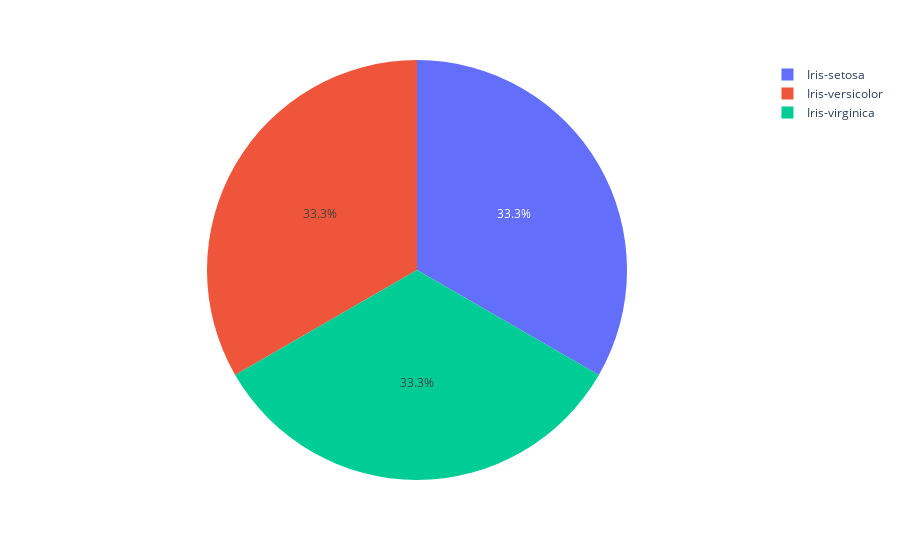

Write notebook code for a chart like this one.
### Markdown cell above
##### 2. Create a pie chart to show the percentage of species.

### Code cell
fig = px.pie(df,names='Species')
fig.show()

### Figure 1 — Plotly figure (JSON) as saved in the notebook; plotly's stock layout.template omitted (floating-point values rounded to 4 significant figures; data arrays with more than 128 entries replaced by an {"elided": "..."} marker saying what was removed)
{"data": [{"domain": {"x": [0, 1], "y": [0, 1]}, "hovertemplate": "Species=%{label}<extra></extra>", "labels": {"elided": "150 str values"}, "legendgroup": "", "name": "", "showlegend": true, "type": "pie"}], "layout": {"legend": {"tracegroupgap": 0}, "margin": {"t": 60}}}
